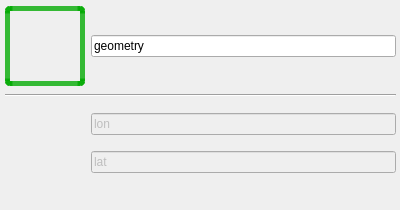
<?xml version="1.0" encoding="UTF-8"?>
<ui version="4.0">
 <class>Dialog</class>
 <widget class="QDialog" name="Dialog">
  <property name="geometry">
   <rect>
    <x>0</x>
    <y>0</y>
    <width>400</width>
    <height>210</height>
   </rect>
  </property>
  <property name="minimumSize">
   <size>
    <width>400</width>
    <height>210</height>
   </size>
  </property>
  <property name="maximumSize">
   <size>
    <width>16777215</width>
    <height>210</height>
   </size>
  </property>
  <property name="windowTitle">
   <string>Set Geometry Variable</string>
  </property>
  <widget class="QWidget" name="main_widget" native="true">
   <property name="geometry">
    <rect>
     <x>5</x>
     <y>5</y>
     <width>391</width>
     <height>180</height>
    </rect>
   </property>
   <layout class="QVBoxLayout" name="verticalLayout">
    <property name="leftMargin">
     <number>0</number>
    </property>
    <property name="topMargin">
     <number>0</number>
    </property>
    <property name="rightMargin">
     <number>0</number>
    </property>
    <property name="bottomMargin">
     <number>0</number>
    </property>
    <item>
     <widget class="QWidget" name="geom_widget" native="true">
      <property name="maximumSize">
       <size>
        <width>16777215</width>
        <height>16777215</height>
       </size>
      </property>
      <layout class="QHBoxLayout" name="horizontalLayout">
       <property name="leftMargin">
        <number>0</number>
       </property>
       <property name="topMargin">
        <number>0</number>
       </property>
       <property name="rightMargin">
        <number>0</number>
       </property>
       <property name="bottomMargin">
        <number>0</number>
       </property>
       <item>
        <widget class="QPushButton" name="geom_button">
         <property name="minimumSize">
          <size>
           <width>80</width>
           <height>80</height>
          </size>
         </property>
         <property name="maximumSize">
          <size>
           <width>80</width>
           <height>80</height>
          </size>
         </property>
         <property name="styleSheet">
          <string notr="true">QPushButton:checked {border: 5px solid rgba(0, 170, 0, 200);
                                      border-radius: 5px;}</string>
         </property>
         <property name="text">
          <string/>
         </property>
         <property name="icon">
          <iconset resource="resources.qrc">
           <normaloff>:/plugins/sc_qgis/geom_variable.png</normaloff>:/plugins/sc_qgis/geom_variable.png</iconset>
         </property>
         <property name="iconSize">
          <size>
           <width>60</width>
           <height>60</height>
          </size>
         </property>
         <property name="checkable">
          <bool>true</bool>
         </property>
         <property name="checked">
          <bool>true</bool>
         </property>
         <property name="flat">
          <bool>true</bool>
         </property>
        </widget>
       </item>
       <item>
        <widget class="QLineEdit" name="geom_input">
         <property name="text">
          <string>geometry</string>
         </property>
         <property name="placeholderText">
          <string>?geometry</string>
         </property>
        </widget>
       </item>
      </layout>
     </widget>
    </item>
    <item>
     <widget class="Line" name="line">
      <property name="orientation">
       <enum>Qt::Horizontal</enum>
      </property>
     </widget>
    </item>
    <item>
     <widget class="QWidget" name="lon_lat_widget" native="true">
      <layout class="QHBoxLayout" name="horizontalLayout_2">
       <property name="leftMargin">
        <number>0</number>
       </property>
       <property name="topMargin">
        <number>0</number>
       </property>
       <property name="rightMargin">
        <number>0</number>
       </property>
       <property name="bottomMargin">
        <number>0</number>
       </property>
       <item>
        <widget class="QPushButton" name="lon_lat_button">
         <property name="minimumSize">
          <size>
           <width>80</width>
           <height>80</height>
          </size>
         </property>
         <property name="maximumSize">
          <size>
           <width>80</width>
           <height>80</height>
          </size>
         </property>
         <property name="styleSheet">
          <string notr="true">QPushButton:checked {border: 5px solid rgba(0, 170, 0, 200);
                                      border-radius: 5px;}</string>
         </property>
         <property name="text">
          <string/>
         </property>
         <property name="icon">
          <iconset resource="resources.qrc">
           <normaloff>:/plugins/sc_qgis/lon_lat_variable.png</normaloff>:/plugins/sc_qgis/lon_lat_variable.png</iconset>
         </property>
         <property name="iconSize">
          <size>
           <width>60</width>
           <height>60</height>
          </size>
         </property>
         <property name="checkable">
          <bool>true</bool>
         </property>
         <property name="flat">
          <bool>true</bool>
         </property>
        </widget>
       </item>
       <item>
        <widget class="QWidget" name="verticalWidget" native="true">
         <layout class="QVBoxLayout" name="verticalLayout_2">
          <property name="leftMargin">
           <number>0</number>
          </property>
          <property name="topMargin">
           <number>0</number>
          </property>
          <property name="rightMargin">
           <number>0</number>
          </property>
          <property name="bottomMargin">
           <number>0</number>
          </property>
          <item>
           <widget class="QLineEdit" name="lon_input">
            <property name="enabled">
             <bool>false</bool>
            </property>
            <property name="inputMask">
             <string/>
            </property>
            <property name="text">
             <string>lon</string>
            </property>
            <property name="placeholderText">
             <string>?lon</string>
            </property>
           </widget>
          </item>
          <item>
           <widget class="QLineEdit" name="lat_input">
            <property name="enabled">
             <bool>false</bool>
            </property>
            <property name="text">
             <string>lat</string>
            </property>
            <property name="placeholderText">
             <string>?lat</string>
            </property>
           </widget>
          </item>
         </layout>
        </widget>
       </item>
      </layout>
     </widget>
    </item>
   </layout>
  </widget>
 </widget>
 <resources>
  <include location="resources.qrc"/>
 </resources>
 <connections/>
</ui>
